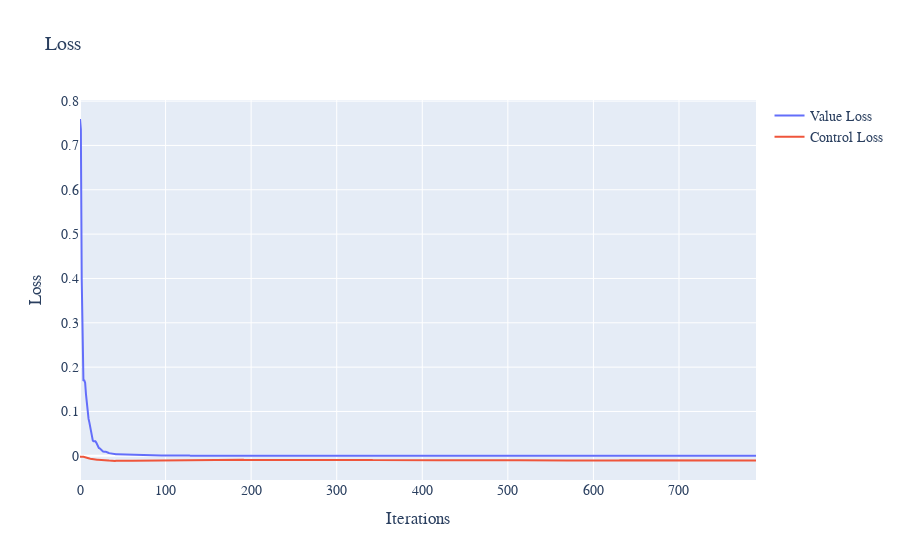

The code cell stored with this chart in its notebook:
### Code cell
eq = RISKY_ASSET()
model = MODEL_CONFIG
solver = DGMPIASolver(model, eq)
loss = np.array(list(solver.train(800)))
plot_losses(loss)

### Figure 1 — Plotly figure (JSON) as saved in the notebook; plotly's stock layout.template omitted (floating-point values rounded to 4 significant figures; data arrays with more than 128 entries replaced by an {"elided": "..."} marker saying what was removed)
{"data": [{"mode": "lines", "name": "Value Loss", "type": "scatter", "x": {"elided": "791 int values"}, "xaxis": "x", "y": {"elided": "791 float values"}, "yaxis": "y"}, {"mode": "lines", "name": "Control Loss", "type": "scatter", "x": {"elided": "791 int values"}, "xaxis": "x", "y": {"elided": "791 float values"}, "yaxis": "y"}], "layout": {"font": {"family": "Courier New, monospace", "size": 14}, "title": {"text": "Loss"}, "xaxis": {"anchor": "y", "domain": [0, 1], "title": {"text": "Iterations"}}, "yaxis": {"anchor": "x", "domain": [0, 1], "title": {"text": "Loss"}}}}
